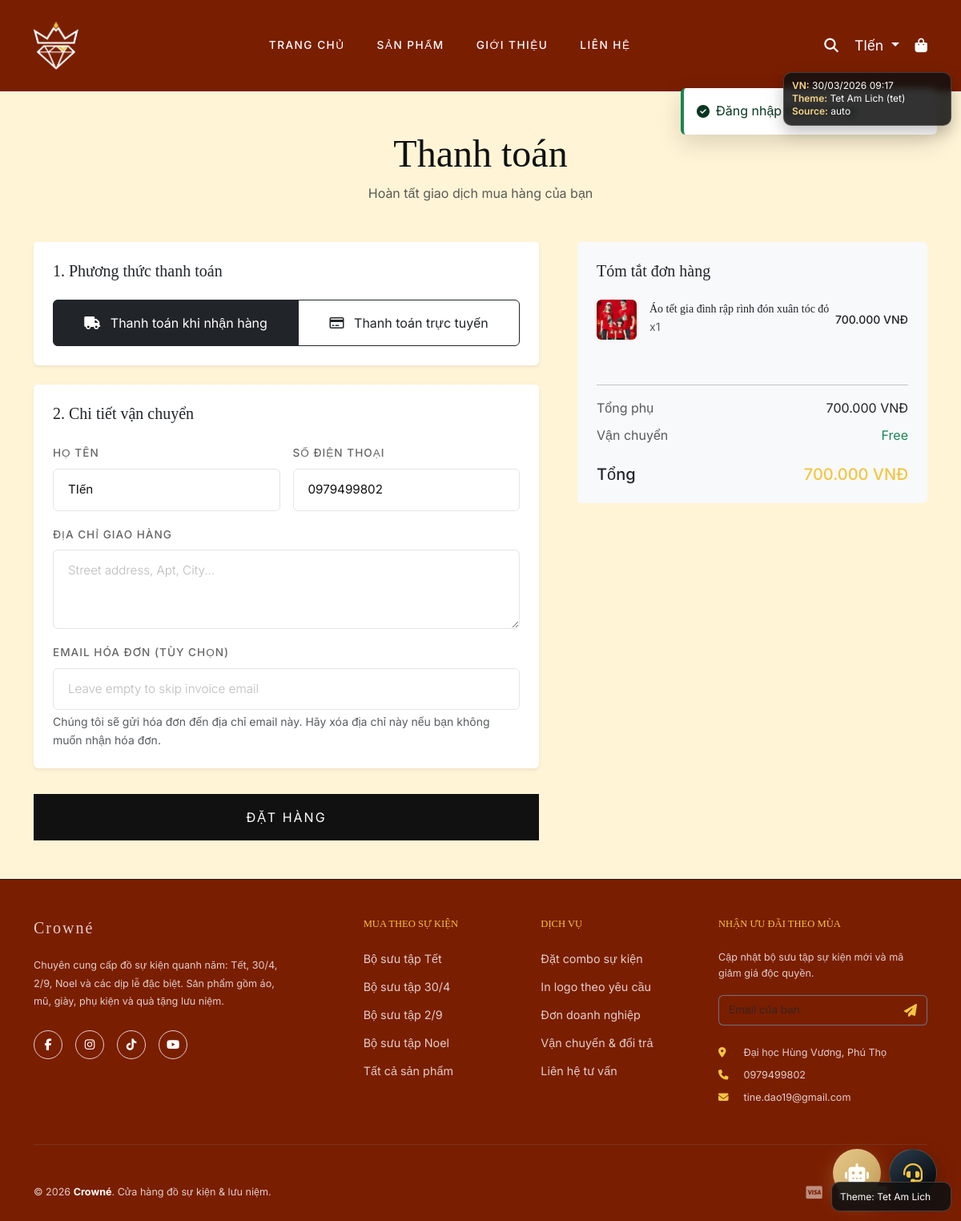
Page /checkout.php?buy_now=1&product_id=6 (signed in) on the committed database.
### tables this page shows
CREATE TABLE `users` (
  `id` int(11) NOT NULL,
  `name` varchar(100) DEFAULT NULL,
  `email` varchar(100) DEFAULT NULL,
  `phone` varchar(20) NOT NULL,
  `password` varchar(255) NOT NULL,
  `password_length` int(11) NOT NULL,
  `created_at` timestamp NULL DEFAULT current_timestamp()
);

CREATE TABLE `products` (
  `id` int(11) NOT NULL,
  `name` varchar(150) NOT NULL,
  `description` text DEFAULT NULL,
  `price` decimal(10,2) NOT NULL,
  `stock` int(11) NOT NULL DEFAULT 0,
  `image` varchar(255) DEFAULT NULL,
  `category_id` int(11) DEFAULT NULL,
  `event_slug` varchar(20) NOT NULL DEFAULT 'default',
  `created_at` datetime DEFAULT current_timestamp()
);

### config/database.php (called while the page is built, shortened)
<?php
try {
    $conn = new PDO(
        "mysql:host={$_ENV['DB_HOST']};dbname={$_ENV['DB_NAME']};charset=utf8mb4",
        $_ENV['DB_USER'],
        $_ENV['DB_PASS'],
        [
            PDO::ATTR_ERRMODE            => PDO::ERRMODE_EXCEPTION,
            PDO::ATTR_DEFAULT_FETCH_MODE => PDO::FETCH_ASSOC,
            PDO::ATTR_EMULATE_PREPARES   => false
        ]
    );
} catch (PDOException $e) {
    die("Connection failed: " . $e->getMessage());
}
function hasTable(string $table): bool {
    global $conn;
    static $cache = [];
    $table = trim($table);
    try {
        $stmt = $conn->prepare(
            "SELECT COUNT(*)
             FROM information_schema.TABLES
             WHERE TABLE_SCHEMA = DATABASE()
               AND TABLE_NAME = :table_name"
        );
        $stmt->execute([':table_name' => $table]);
        $cache[$table] = ((int)$stmt->fetchColumn()) > 0;
    } catch (Throwable $e) {
        $cache[$table] = false;
    }
    return $cache[$table];
}
function getData(string $table, array $options = []): array {
    global $conn;
    if (!hasTable($table)) {
        return [];
    }
    $sql = "SELECT " . ($options['select'] ?? '*') . " FROM `$table`";
    $params = [];
    $where = [];
    if (!empty($options['where'])) {
        foreach ($options['where'] as $col => $val) {
            $key = ":w_$col";
            $where[] = "`$col` = $key";
            $params[$key] = $val;
        }
    }
    if (!empty($where)) {
        $sql .= " WHERE " . implode(' AND ', $where);
    }
    if (isset($options['limit'])) {
        $sql .= " LIMIT " . (int)$options['limit'];
    }
    try {
        $stmt = $conn->prepare($sql);
        $stmt->execute($params);
        return $stmt->fetchAll();
    } catch (Throwable $e) {
        if (isMissingTableError($e)) {
            return [];
        }
        throw $e;
    }
}
function formatVND(float|int|string|null $amount): string {
    $value = (float)($amount ?? 0);
    return number_format($value, 0, ',', '.') . ' VNĐ';
}

### checkout.php (the view, shortened to what this page needs)
<?php
require 'config/database.php';
$isBuyNow = isset($_GET['buy_now']) && $_GET['buy_now'] == 1 && !empty($_GET['product_id']);
$userId = $_SESSION['user_id'];
$user = getData('users', ['where' => ['id' => $userId], 'limit' => 1])[0] ?? [];
$cartItems = [];
$totalPrice = 0;
if ($isBuyNow) {
    $pId = (int)$_GET['product_id'];
    if (hasProductEventColumn()) {
        $eventSlug = getActiveSaleEventSlug();
        $stmt = $conn->prepare("SELECT * FROM products WHERE id = ? AND event_slug = ?");
        $stmt->execute([$pId, $eventSlug]);
    } else {
        $stmt = $conn->prepare("SELECT * FROM products WHERE id = ?");
        $stmt->execute([$pId]);
    }
    $product = $stmt->fetch(PDO::FETCH_ASSOC);
    if ($product) {
        $product['qty'] = 1;
        $product['subtotal'] = $product['price'];
        $totalPrice += $product['subtotal'];
        $cartItems[] = $product;
    } else {
        redirect('category.php');
    }
} else {
    $cartSnapshot = getCartSnapshot();
    $cartItems = $cartSnapshot['items'];
    $totalPrice = $cartSnapshot['total'];
}
include 'includes/header.php';
?>
<div class="container py-5 fade-in-page">
    <div class="text-center mb-5">
        <h1 class="font-heading display-5">Thanh toán</h1>
        <p class="text-muted">Hoàn tất giao dịch mua hàng của bạn</p>
    </div>
    <div class="row g-5">
        <div class="col-lg-7">
            <form id="checkoutForm" method="POST" action="">
                <div class="card border-0 shadow-sm mb-4">
                    <div class="card-header bg-white p-4 border-bottom-0">
                        <h5 class="font-heading mb-0">1. Phương thức thanh toán</h5>
                    </div>
                    <div class="card-body p-4 pt-0">
                        <div class="btn-group w-100" role="group">
                            <label class="btn btn-outline-dark py-3" for="pm_cod">
                                <i class="fa-solid fa-truck me-2"></i> Thanh toán khi nhận hàng
                            </label>
                            <label class="btn btn-outline-dark py-3" for="pm_online">
                                <i class="fa-regular fa-credit-card me-2"></i> Thanh toán trực tuyến
                            </label>
                        </div>
                    </div>
                </div>
                <div id="section-shipping" class="card border-0 shadow-sm mb-4 transition-section">
                    <div class="card-header bg-white p-4 border-bottom-0">
                        <h5 class="font-heading mb-0">2. Chi tiết vận chuyển</h5>
                    </div>
                    <div class="card-body p-4 pt-0">
                        <div class="row g-3">
                            <div class="col-md-6">
                                <label class="form-label-luxury">Họ tên</label>
                                <input type="text" class="form-control form-control-luxury" name="name" value="<?= htmlspecialchars($user['name'] ?? '') ?>" required>
                            </div>
                            <div class="col-md-6">
                                <label class="form-label-luxury">Số điện thoại</label>
                                <input type="text" class="form-control form-control-luxury" name="phone" value="<?= htmlspecialchars($user['phone'] ?? '') ?>" required>
                            </div>
                            <div class="col-12">
                                <label class="form-label-luxury">Địa chỉ giao hàng</label>
                                <textarea class="form-control form-control-luxury" name="address" rows="3" placeholder="Street address, Apt, City..." required></textarea>
                            </div>
                            <div class="col-12">
                                <label class="form-label-luxury">Email hóa đơn (Tùy chọn)</label>
                                <input type="email" class="form-control form-control-luxury" name="invoice_email" value="<?= htmlspecialchars($user['email'] ?? '') ?>" placeholder="Leave empty to skip invoice email">
                                <div class="form-text">Chúng tôi sẽ gửi hóa đơn đến địa chỉ email này. Hãy xóa địa chỉ này nếu bạn không muốn nhận hóa đơn.</div>
                            </div>
                        </div>
                    </div>
                </div>
                <button type="submit" id="btn-submit" class="btn btn-luxury w-100 py-3 mt-2">Đặt hàng</button>
            </form>
        </div>
        <div class="col-lg-5">
            <div class="card border-0 bg-light p-4 sticky-top" style="top: 100px; z-index: 1;">
                <h5 class="font-heading mb-4">Tóm tắt đơn hàng</h5>
                <div class="cart-summary-list mb-4" style="max-height: 300px; overflow-y: auto;">
                    <?php foreach ($cartItems as $item): ?>
                        <div class="d-flex align-items-center mb-3">
                            <div class="flex-shrink-0" style="width: 50px; height: 50px;">
                                <img src="assets/images/<?= !empty($item['image']) ? htmlspecialchars($item['image']) : 'placeholder.jpg' ?>"
                                     class="w-100 h-100 object-fit-cover rounded" alt="Product">
                            </div>
                            <div class="flex-grow-1 ms-3">
                                <h6 class="mb-0 small font-heading"><?= htmlspecialchars($item['name']) ?></h6>
                                <small class="text-muted">x<?= $item['qty'] ?></small>
                            </div>
                            <div class="text-end">
                                <small class="fw-medium"><?= formatVND($item['subtotal']) ?></small>
                            </div>
                        </div>
                    <?php endforeach; ?>
                </div>
                <hr class="opacity-25">
                <div class="d-flex justify-content-between mb-2">
                    <span class="text-muted">Tổng phụ</span>
                    <span><?= formatVND($totalPrice) ?></span>
                </div>
                <div class="d-flex justify-content-between mb-4">
                    <span class="text-muted">Vận chuyển</span>
                    <span class="text-success">Free</span>
                </div>
                <div class="d-flex justify-content-between">
                    <span class="h5 mb-0">Tổng</span>
                    <span class="h5 mb-0 text-accent"><?= formatVND($totalPrice) ?></span>
                </div>
            </div>
        </div>
    </div>
</div>
<?php include 'includes/footer.php'; ?>

### assets/css/style.css (style rules this page uses)
:root { --primary-color: #111111; --secondary-color: #666666; --accent-color: #c5a059; --bg-light: #f8f9fa; --font-heading: 'Playfair Display', serif; --font-body: 'Inter', sans-serif; --shell-bg: #ffffff; --shell-text: #111111; --shell-muted: rgba(17, 17, 17, 0.7); }
html { scroll-behavior: smooth; }
body { font-family: var(--font-body); color: var(--primary-color); background-color: #fff; line-height: 1.6; transition: color 0.3s ease, background-color 0.3s ease; animation: fadeIn 0.6s ease-in-out; display: flex; flex-direction: column; min-height: 100vh; }
h1, h2, h3, h4, h5, h6, .navbar-brand { font-family: var(--font-heading); }
.btn-luxury { background-color: var(--primary-color); color: #fff; padding: 12px 35px; text-transform: uppercase; letter-spacing: 2px; border: 1px solid var(--primary-color); border-radius: 0; transition: all 0.3s ease; }
.form-label-luxury { font-size: 0.85rem; text-transform: uppercase; letter-spacing: 1px; color: var(--secondary-color); margin-bottom: 8px; font-weight: 500; }
.form-control-luxury { border: 1px solid #e5e5e5; border-radius: 6px; padding: 14px 18px; height: auto; font-size: 0.95rem; color: var(--primary-color); background-color: #fff; transition: all 0.3s ease; }
.form-control-luxury::placeholder { color: #bbb; font-weight: 300; }
.fade-in-page { animation: fadeInPage 0.5s cubic-bezier(0.25, 0.46, 0.45, 0.94) forwards; }
.text-accent { color: var(--accent-color) !important; }

### assets/css/themes/tet.css (style rules this page uses)
body.theme-tet { background: #fff4d6; }
.theme-tet { --accent-color: #f4c542; --shell-bg: #7a1e00; --shell-text: #ffffff; --shell-muted: rgba(255, 255, 255, 0.78); }

### rows in the picture
users: name "TIến", phone "0979499802"
products: image (picture), name "Áo tết gia đình rập rình đón xuân tóc đỏ", qty "1", price "700.000 VNĐ"

### other values in the picture
$_SESSION['name'] "TIến"
$vnNow->format('d/m/Y H:i') "30/03/2026 09:17"
$THEME['name'] "Tet Am Lich"
$THEME['slug'] "tet"
$themeSource "auto"
$_ENV['APP_NAME'] "Crowné"
$_ENV['ADDRESS_ADMIN'] "Đại học Hùng Vương, Phú Thọ"
$_ENV['PHONE_ADMIN'] "0979499802"
$_ENV['EMAIL_ADMIN'] "tine.dao19@gmail.com"
$currentThemeName "Tet Am Lich"
